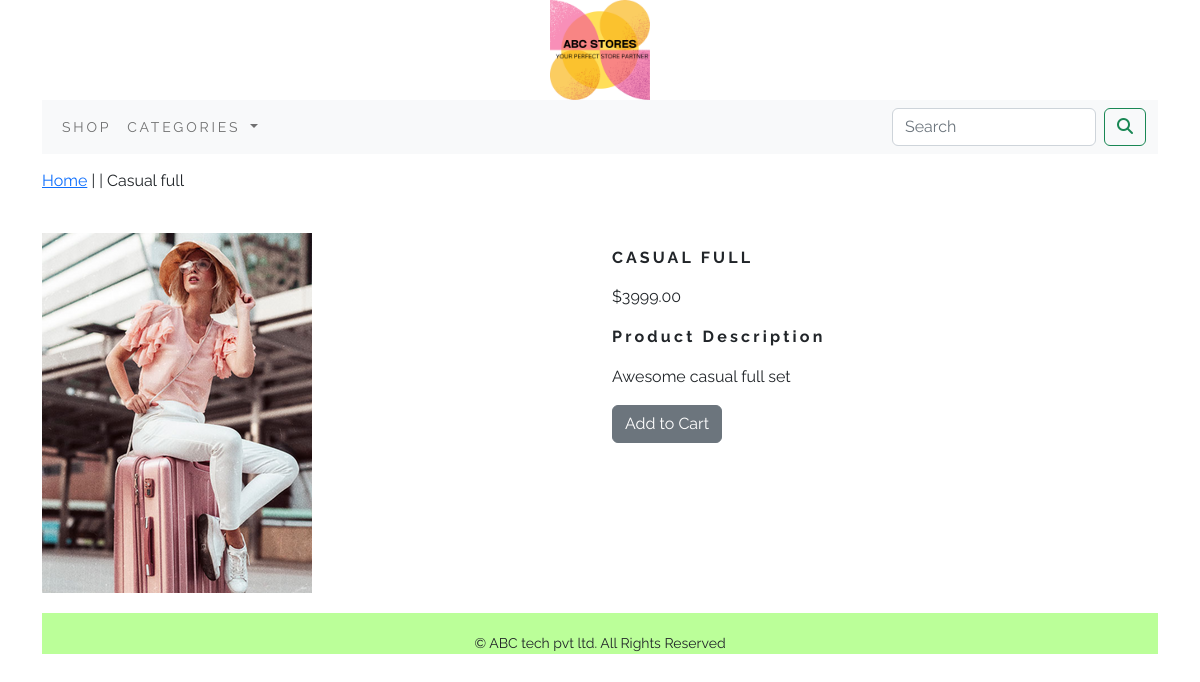
The app's page /shop/shirts/casual-full/ with its own data.
### shop/models.py (models this page shows, shortened)
class Product(models.Model):
    name=models.CharField(max_length=250,unique=True)
    slug=models.SlugField(max_length=250,unique=True)
    description=models.TextField(blank=True)
    price=models.DecimalField(max_digits=10,decimal_places=2)
    category=models.ForeignKey(Category,on_delete=models.CASCADE)
    image=models.ImageField(upload_to='productimages',blank=True)
    stock=models.IntegerField()
    available=models.BooleanField(default=True)
    created=models.DateTimeField(auto_now_add=True)
    updated=models.DateTimeField(auto_now=True)
    class Meta:
        ordering=('name',)
        verbose_name='product'
        verbose_name_plural='products'

### shop/views.py (the view)
# urls.py: path('<slug:c_slug>/<slug:product_slug>/', views.prodetail,name='prodcatdetail'),
def prodetail(request,c_slug,product_slug):
    try:
        product=Product.objects.get(category__slug=c_slug,slug=product_slug)
    except Exception as e:
        raise e
    return render(request,'product.html',{'product':product})

### cart/context_processors.py (called while the page is built)
def counter(request):
    item_count=0
    if 'admin' in request.path:
        return {}
    else:
        try:
            cart=Cart.objects.filter(cart_id=_cart_id(request))
            cart_item=CartItem.objects.all().filter(cart=cart[:1])
            for cart_item in cart_item:
                item_count += cart_item.quantity
        except Cart.DoesNotExist:
            item_count = 0
    return dict(item_count=item_count)

### cart/views.py (called while the page is built)
def _cart_id(request):
    cart=request.session.session_key
    if not cart:
        cart=request.session.create()
    return cart

### shop/context_processors.py (called while the page is built)
def menu_links(request):
    links=Category.objects.all()
    return dict(links=links)

### shop/models.py (called while the page is built)
    def get_url(self):
        return reverse('shop:product_by_category',args=[self.slug])

### templates/product.html (shortened to what this page needs)
{% extends 'base.html' %}
{% load static %}
{% block content %}
<div class="row my_product_row_class">
    <div class="mx_auto">
        <p> <a  href="{% url 'shop:allProdCat' %}">Home</a> | <a href="{{product.category.get_url}}"></a> | {{product.name}} </p>
    </div>
<div class="container">
<br>
    <div class="row">
        <div class="col-6 col-sm-12 col-md-12 col-lg-6 ">
            <div>
                <img src="{{product.image.url}}" alt="{{product.name}}">
            </div>
        </div>
        <div class="col-6 col-sm-12 col-md-12 col-lg-6">
                <div>
                    <h1 class="my_product_title"><b>{{product.name}}</b></h1>
                    <p>${{product.price}}</p>
                    <p class="my_title"><b>Product Description</b></p>
                    <p class="text-justify my_product_text">{{product.description}}</p>
                    {% if product.stock <= 0 %}
                        <p class="text-justify my_product_text"><b>Out of Stock</b></p>
                    {% else %}
                     <a class="btn btn-secondary" href="{% url 'cart:add_cart' product.id %}">Add to Cart</a>
                    {% endif %}
                </div>
        </div>
    </div>
</div>
{% endblock %}

### static/css/custom.css (style rules this page uses)
body { font-family: 'Raleway', sans-serif; }
.my_title { font-size:16px; text_transform:uppercase; letter-spacing:0.2em; }
.my_product_row_class { padding-top:15px; padding-bottom:20px; }
.my_product_title { font-size:16px; text-transform:uppercase; letter-spacing:0.2em; padding-top:15px; padding-bottom:10px; }
.my_product_text { padding-right:20px; }

### records on screen
Product: name "Casual full", image (picture), name "CASUAL FULL", price "3999.00", description "Awesome casual full set"
